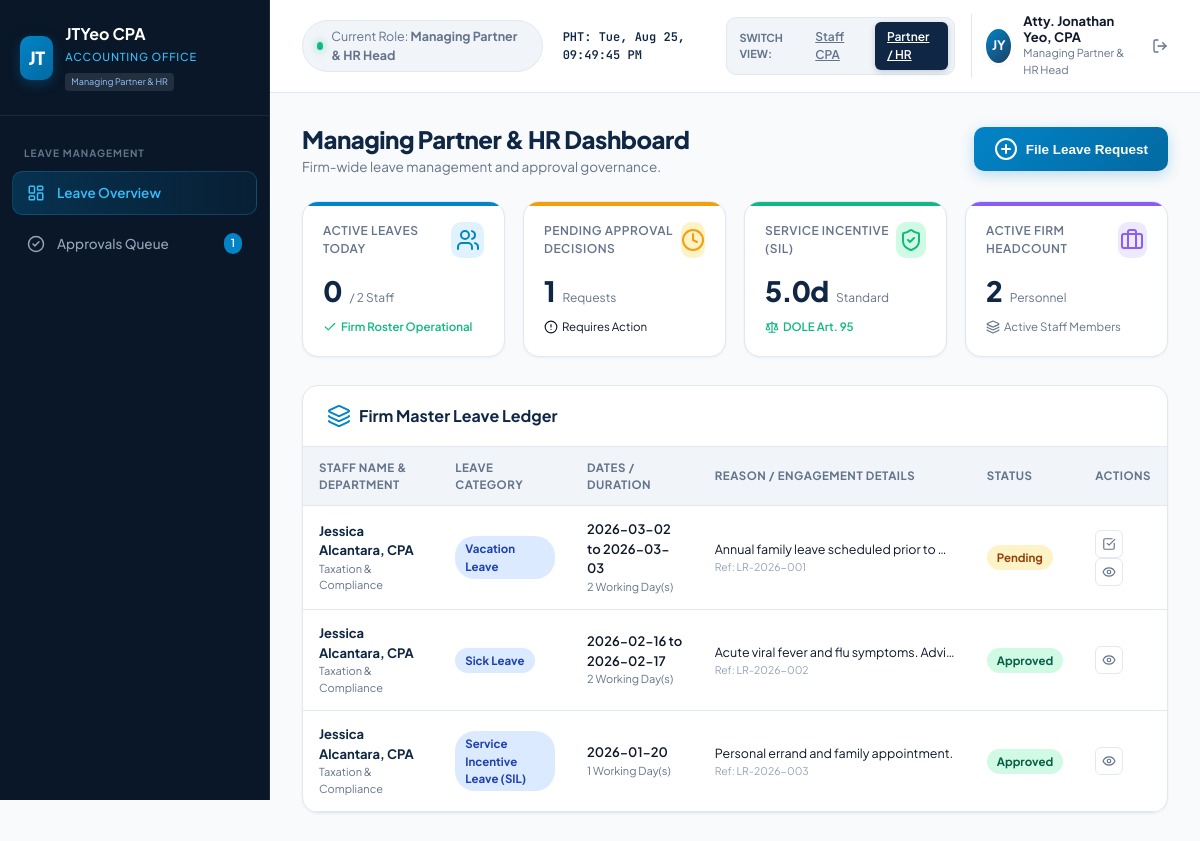
/admin_dashboard.php (signed in), run on the app's committed database.
### tables this page shows
CREATE TABLE leave_requests (
            id INTEGER PRIMARY KEY AUTOINCREMENT,
            ref_no TEXT UNIQUE NOT NULL,
            user_id INTEGER NOT NULL,
            leave_type TEXT NOT NULL, -- 'SIL', 'VL', 'SL', 'SoloParent', 'MagnaCarta', 'VAWC', 'Emergency'
            leave_type_label TEXT NOT NULL,
            start_date DATE NOT NULL,
            end_date DATE NOT NULL,
            days_count REAL NOT NULL,
            duration_mode TEXT DEFAULT 'full',
            reason TEXT NOT NULL,
            attachment_path TEXT,
            status TEXT DEFAULT 'Pending', -- 'Pending', 'Approved', 'Rejected'
            approver_name TEXT,
            rejection_reason TEXT,
            created_at DATETIME DEFAULT CURRENT_TIMESTAMP,
            decided_at DATETIME,
            FOREIGN KEY (user_id) REFERENCES users(id) ON DELETE CASCADE
        );

CREATE TABLE users (
            id INTEGER PRIMARY KEY AUTOINCREMENT,
            name TEXT NOT NULL,
            email TEXT UNIQUE NOT NULL,
            password TEXT NOT NULL,
            role TEXT NOT NULL, -- 'staff', 'supervisor', 'admin'
            department TEXT NOT NULL,
            title TEXT NOT NULL,
            avatar_initials TEXT NOT NULL,
            created_at DATETIME DEFAULT CURRENT_TIMESTAMP
        );

### auth.php (called while the page is built, shortened)
<?php
require_once __DIR__ . '/config/db.php';
function getCurrentUser() {
    global $pdo;
    $stmt = $pdo->prepare("
        SELECT u.*, b.sil_balance, b.vl_balance, b.sl_balance, b.solo_parent_balance
        FROM users u
        LEFT JOIN leave_balances b ON u.id = b.user_id
        WHERE u.id = ?
    ");
    $stmt->execute([$_SESSION['user_id']]);
    return $stmt->fetch();
}

### admin_dashboard.php (the view, shortened to what this page needs)
<?php
require_once __DIR__ . '/auth.php';
$user = getCurrentUser();
$approvalsStmt = $pdo->query("
    SELECT r.*, u.name as employee_name, u.department, u.title, u.avatar_initials
    FROM leave_requests r
    JOIN users u ON r.user_id = u.id
    WHERE r.status = 'Pending'
    ORDER BY r.created_at ASC
");
$pendingApprovals = $approvalsStmt->fetchAll();
$pendingCount = count($pendingApprovals);
$leaveReqStmt = $pdo->query("
    SELECT r.*, u.name as employee_name, u.department, u.title, u.avatar_initials
    FROM leave_requests r
    JOIN users u ON r.user_id = u.id
    ORDER BY r.created_at DESC
");
$leaveRequests = $leaveReqStmt->fetchAll();
$activeLeavesStmt = $pdo->query("
    SELECT r.*, u.name as employee_name, u.title, u.avatar_initials
    FROM leave_requests r
    JOIN users u ON r.user_id = u.id
    WHERE r.status = 'Approved' AND date('now') <= r.end_date
    ORDER BY r.start_date ASC
");
$activeLeaves = $activeLeavesStmt->fetchAll();
$allUsersStmt = $pdo->query("SELECT id, name, department, title FROM users ORDER BY department ASC, name ASC");
$allUsers = $allUsersStmt->fetchAll();
?>
<!DOCTYPE html>
<html lang="en">
<head>
  <link rel="stylesheet" href="style.css">
  <link href="https://cdn.jsdelivr.net/npm/fullcalendar@5.11.3/main.min.css" rel="stylesheet">
</head>
<body>
  <div class="app-container">
    <aside class="sidebar">
      <div class="brand-section">
        <div class="brand-logo">JT</div>
        <div class="brand-info">
          <h2>JTYeo CPA</h2>
          <span>Accounting Office</span>
          <div class="firm-badge">Managing Partner & HR</div>
        </div>
      </div>
      <nav class="sidebar-nav">
        <div class="nav-category">Leave Management</div>
        <a class="nav-item active" data-tab="my-portal" onclick="switchTab('my-portal')">
          <i data-lucide="layout-dashboard"></i>
          <span>Leave Overview</span>
        </a>
        <a class="nav-item" data-tab="approvals" onclick="switchTab('approvals')">
          <i data-lucide="check-circle-2"></i>
          <span>Approvals Queue</span>
          <?php if ($pendingCount > 0): ?>
            <span class="nav-badge" id="pendingApprovalsBadge"><?= $pendingCount ?></span>
          <?php endif; ?>
        </a>
      </nav>
    </aside>
    <main class="main-wrapper">
      <header class="top-header">
        <div class="header-left">
          <div class="firm-status">
            <span class="status-dot"></span>
            <span>Current Role: <strong>Managing Partner & HR Head</strong></span>
          </div>
          <div class="ph-time" id="liveClock">PHT: Loading...</div>
        </div>
        <div class="header-right">
          <div class="role-switcher-container">
            <span class="role-switcher-label">Switch View:</span>
            <a href="actions/switch_role.php?role=staff" class="role-btn">Staff CPA</a>
            <a href="actions/switch_role.php?role=admin" class="role-btn active">Partner / HR</a>
          </div>
          <div class="user-profile">
            <div class="avatar"><?= htmlspecialchars($user['avatar_initials']) ?></div>
            <div class="profile-meta">
              <div class="user-name"><?= htmlspecialchars($user['name']) ?></div>
              <div class="user-role"><?= htmlspecialchars($user['title']) ?></div>
            </div>
            <a href="logout.php" title="Sign Out" style="margin-left: 8px; color: var(--text-muted); display:flex; align-items:center;">
              <i data-lucide="log-out" style="width: 16px; height: 16px;"></i>
            </a>
          </div>
        </div>
      </header>
      <div class="content-area">
        <div id="tab-my-portal" class="tab-pane">
          <div class="page-header">
            <div class="page-title">
              <h1>Managing Partner & HR Dashboard</h1>
              <p>Firm-wide leave management and approval governance.</p>
            </div>
            <div class="header-actions">
              <button class="btn-primary" onclick="openModal('applyModal')">
                <i data-lucide="plus-circle"></i>
                <span>File Leave Request</span>
              </button>
            </div>
          </div>
          <div class="kpi-grid">
            <div class="kpi-card blue">
              <div class="kpi-header"><span class="kpi-label">Active Leaves Today</span><div class="kpi-icon"><i data-lucide="users"></i></div></div>
              <div class="kpi-value-row"><span class="kpi-value"><?= count($activeLeaves) ?></span><span class="kpi-sub">/ <?= count($allUsers) ?> Staff</span></div>
              <div class="kpi-footer positive"><i data-lucide="check" style="width:14px;height:14px;"></i><span>Firm Roster Operational</span></div>
            </div>
            <div class="kpi-card amber">
              <div class="kpi-header"><span class="kpi-label">Pending Approval Decisions</span><div class="kpi-icon"><i data-lucide="clock"></i></div></div>
              <div class="kpi-value-row"><span class="kpi-value"><?= $pendingCount ?></span><span class="kpi-sub">Requests</span></div>
              <div class="kpi-footer <?= $pendingCount > 0 ? 'warning' : 'positive' ?>">
                <i data-lucide="<?= $pendingCount > 0 ? 'alert-circle' : 'check' ?>" style="width:14px;height:14px;"></i>
                <span><?= $pendingCount > 0 ? 'Requires Action' : 'All Clear' ?></span>
              </div>
            </div>
            <div class="kpi-card green">
              <div class="kpi-header"><span class="kpi-label">Service Incentive (SIL)</span><div class="kpi-icon"><i data-lucide="shield-check"></i></div></div>
              <div class="kpi-value-row"><span class="kpi-value">5.0d</span><span class="kpi-sub">Standard</span></div>
              <div class="kpi-footer positive"><i data-lucide="scale" style="width:14px;height:14px;"></i><span>DOLE Art. 95</span></div>
            </div>
            <div class="kpi-card purple">
              <div class="kpi-header"><span class="kpi-label">Active Firm Headcount</span><div class="kpi-icon"><i data-lucide="briefcase"></i></div></div>
              <div class="kpi-value-row"><span class="kpi-value"><?= count($allUsers) ?></span><span class="kpi-sub">Personnel</span></div>
              <div class="kpi-footer neutral"><i data-lucide="layers" style="width:14px;height:14px;"></i><span>Active Staff Members</span></div>
            </div>
          </div>
          <div class="dashboard-card">
            <div class="card-head">
              <h3><i data-lucide="layers" style="color:var(--accent);"></i> Firm Master Leave Ledger</h3>
            </div>
            <div class="table-responsive">
              <table class="custom-table">
                <thead>
                  <tr>
                    <th>Staff Name & Department</th>
                    <th>Leave Category</th>
                    <th>Dates / Duration</th>
                    <th>Reason / Engagement Details</th>
                    <th>Status</th>
                    <th>Actions</th>
                  </tr>
                </thead>
                <tbody>
                  <?php if (empty($leaveRequests)): ?>
                    <tr><td colspan="6" style="text-align:center; padding:32px; color:var(--text-muted);">No leave applications recorded in database.</td></tr>
                  <?php else: ?>
                    <?php foreach ($leaveRequests as $req): ?>
                      <tr>
                        <td>
                          <div style="font-weight:700; color:var(--primary);"><?= htmlspecialchars($req['employee_name']) ?></div>
                          <div style="font-size:11px; color:var(--text-muted);"><?= htmlspecialchars($req['department']) ?></div>
                        </td>
                        <td><span class="badge badge-vl"><?= htmlspecialchars($req['leave_type_label']) ?></span></td>
                        <td>
                          <div style="font-weight:600;"><?= $req['start_date'] ?> <?= $req['start_date'] !== $req['end_date'] ? 'to ' . $req['end_date'] : '' ?></div>
                          <div style="font-size:11px; color:var(--text-muted);"><?= $req['days_count'] ?> Working Day(s)</div>
                        </td>
                        <td>
                          <div style="font-size:12.5px; max-width:240px; white-space:nowrap; overflow:hidden; text-overflow:ellipsis;" title="<?= htmlspecialchars($req['reason']) ?>"><?= htmlspecialchars($req['reason']) ?></div>
                          <div style="font-size:10.5px; color:var(--text-light);">Ref: <?= $req['ref_no'] ?></div>
                        </td>
                        <td>
                          <?php
                            $statusBadge = 'badge-pending';
                            if ($req['status'] === 'Approved') $statusBadge = 'badge-approved';
                          ?>
                          <span class="badge <?= $statusBadge ?>"><?= $req['status'] ?></span>
                        </td>
                        <td>
                          <?php if ($req['status'] === 'Pending' || str_contains($req['status'], 'Endorsed')): ?>
                            <button class="btn-icon approve" title="Review & Decide" onclick="openDecisionModal('<?= $req['ref_no'] ?>', '<?= addslashes($req['employee_name']) ?>', '<?= addslashes($req['leave_type_label']) ?>', '<?= $req['days_count'] ?>', '<?= addslashes($req['department']) ?>')">
                              <i data-lucide="check-square" style="width:14px;height:14px;"></i>
                            </button>
                            <button class="btn-icon" title="View Signoff Details" onclick="viewDetailsModal('<?= $req['ref_no'] ?>', '<?= addslashes($req['employee_name']) ?>', '<?= addslashes($req['leave_type_label']) ?>', '<?= $req['days_count'] ?>', '<?= $req['start_date'] ?>', '<?= $req['end_date'] ?>', '<?= addslashes($req['reason']) ?>', '<?= $req['status'] ?>', '<?= addslashes($req['approver_name'] ?? 'Pending') ?>', '<?= addslashes($req['rejection_reason'] ?? '') ?>')">
                              <i data-lucide="eye" style="width:14px;height:14px;"></i>
                            </button>
                          <?php else: ?>
                            <button class="btn-icon" title="View Signoff Details" onclick="viewDetailsModal('<?= $req['ref_no'] ?>', '<?= addslashes($req['employee_name']) ?>', '<?= addslashes($req['leave_type_label']) ?>', '<?= $req['days_count'] ?>', '<?= $req['start_date'] ?>', '<?= $req['end_date'] ?>', '<?= addslashes($req['reason']) ?>', '<?= $req['status'] ?>', '<?= addslashes($req['approver_name'] ?? 'Pending') ?>', '<?= addslashes($req['rejection_reason'] ?? '') ?>')">
                              <i data-lucide="eye" style="width:14px;height:14px;"></i>
                            </button>
                          <?php endif; ?>
                        </td>
                      </tr>
                    <?php endforeach; ?>
                  <?php endif; ?>
                </tbody>
              </table>
            </div>
          </div>
        </div>
      </div>
    </main>
  </div>
</body>
</html>

### data on the page
leave_requests: user.name "Jessica Alcantara, CPA", user.department "Taxation & Compliance", leave_type_label "Vacation Leave", start_date "2026-03-02", end_date "2026-03-03", days_count "2", reason "Annual family leave scheduled prior to…", ref_no "LR-2026-001", status "Pending"
leave_requests: user.name "Jessica Alcantara, CPA", user.department "Taxation & Compliance", leave_type_label "Sick Leave", start_date "2026-02-16", end_date "2026-02-17", days_count "2", reason "Acute viral fever and flu symptoms. Advi…", ref_no "LR-2026-002", status "Approved"
leave_requests: user.name "Jessica Alcantara, CPA", user.department "Taxation & Compliance", leave_type_label "Service Incentive Leave (SIL)", start_date "2026-01-20", days_count "1", reason "Personal errand and family appointment.", ref_no "LR-2026-003", status "Approved"

### other printed values
$pendingCount "1"
$user['avatar_initials'] "JY"
$user['name'] "Atty. Jonathan Yeo, CPA"
$user['title'] "Managing Partner & HR Head"
count($activeLeaves) "0"
count($allUsers) "2"
